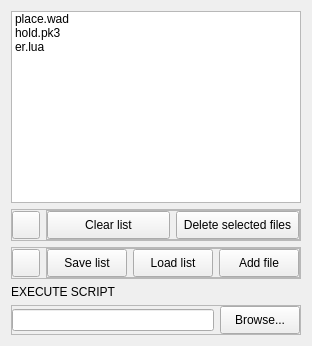
                        <widget class="QWidget" name="tab_3">
                         <attribute name="title">
                          <string>Files</string>
                         </attribute>
                         <layout class="QVBoxLayout" name="verticalLayout_17">
                          <item>
                           <widget class="QListWidget" name="GameFilesList">
                            <property name="styleSheet">
                             <string notr="true"/>
                            </property>
                            <property name="dragEnabled">
                             <bool>true</bool>
                            </property>
                            <property name="dragDropOverwriteMode">
                             <bool>false</bool>
                            </property>
                            <property name="dragDropMode">
                             <enum>QAbstractItemView::DropOnly</enum>
                            </property>
                            <property name="selectionMode">
                             <enum>QAbstractItemView::ExtendedSelection</enum>
                            </property>
                            <property name="iconSize">
                             <size>
                              <width>32</width>
                              <height>32</height>
                             </size>
                            </property>
                            <property name="movement">
                             <enum>QListView::Static</enum>
                            </property>
                            <item>
                             <property name="text">
                              <string>place.wad</string>
                             </property>
                             <property name="icon">
                              <iconset resource="lb2.qrc">
                               <normaloff>:/assets/img/filetypes/wad.png</normaloff>:/assets/img/filetypes/wad.png</iconset>
                             </property>
                            </item>
                            <item>
                             <property name="text">
                              <string>hold.pk3</string>
                             </property>
                             <property name="icon">
                              <iconset resource="lb2.qrc">
                               <normaloff>:/assets/img/filetypes/pk3.png</normaloff>:/assets/img/filetypes/pk3.png</iconset>
                             </property>
                            </item>
                            <item>
                             <property name="text">
                              <string>er.lua</string>
                             </property>
                             <property name="icon">
                              <iconset resource="lb2.qrc">
                               <normaloff>:/assets/img/filetypes/lua.png</normaloff>:/assets/img/filetypes/lua.png</iconset>
                             </property>
                            </item>
                           </widget>
                          </item>
                          <item>
                           <widget class="QFrame" name="GameFilesButtonFrame1">
                            <property name="frameShape">
                             <enum>QFrame::StyledPanel</enum>
                            </property>
                            <property name="frameShadow">
                             <enum>QFrame::Raised</enum>
                            </property>
                            <layout class="QHBoxLayout" name="horizontalLayout_13">
                             <property name="leftMargin">
                              <number>0</number>
                             </property>
                             <property name="topMargin">
                              <number>0</number>
                             </property>
                             <property name="rightMargin">
                              <number>0</number>
                             </property>
                             <property name="bottomMargin">
                              <number>0</number>
                             </property>
                             <item>
                              <widget class="QPushButton" name="GameFilesUpButton">
                               <property name="minimumSize">
                                <size>
                                 <width>0</width>
                                 <height>28</height>
                                </size>
                               </property>
                               <property name="maximumSize">
                                <size>
                                 <width>28</width>
                                 <height>16777215</height>
                                </size>
                               </property>
                               <property name="text">
                                <string/>
                               </property>
                               <property name="icon">
                                <iconset resource="lb2.qrc">
                                 <normaloff>:/assets/img/uparrow.png</normaloff>:/assets/img/uparrow.png</iconset>
                               </property>
                              </widget>
                             </item>
                             <item>
                              <widget class="QFrame" name="GameFilesButtonFrame3">
                               <property name="frameShape">
                                <enum>QFrame::StyledPanel</enum>
                               </property>
                               <property name="frameShadow">
                                <enum>QFrame::Raised</enum>
                               </property>
                               <layout class="QHBoxLayout" name="horizontalLayout_5">
                                <property name="leftMargin">
                                 <number>0</number>
                                </property>
                                <property name="topMargin">
                                 <number>0</number>
                                </property>
                                <property name="rightMargin">
                                 <number>0</number>
                                </property>
                                <property name="bottomMargin">
                                 <number>0</number>
                                </property>
                                <item>
                                 <widget class="QPushButton" name="GameFilesClearButton">
                                  <property name="minimumSize">
                                   <size>
                                    <width>0</width>
                                    <height>28</height>
                                   </size>
                                  </property>
                                  <property name="text">
                                   <string>Clear list</string>
                                  </property>
                                 </widget>
                                </item>
                                <item>
                                 <widget class="QPushButton" name="GameFilesDeleteButton">
                                  <property name="minimumSize">
                                   <size>
                                    <width>0</width>
                                    <height>28</height>
                                   </size>
                                  </property>
                                  <property name="text">
                                   <string>Delete selected files</string>
                                  </property>
                                 </widget>
                                </item>
                               </layout>
                              </widget>
                             </item>
                            </layout>
                           </widget>
                          </item>
                          <item>
                           <widget class="QFrame" name="GameFilesButtonFrame2">
                            <property name="frameShape">
                             <enum>QFrame::StyledPanel</enum>
                            </property>
                            <property name="frameShadow">
                             <enum>QFrame::Raised</enum>
                            </property>
                            <layout class="QHBoxLayout" name="horizontalLayout_12">
                             <property name="leftMargin">
                              <number>0</number>
                             </property>
                             <property name="topMargin">
                              <number>0</number>
                             </property>
                             <property name="rightMargin">
                              <number>0</number>
                             </property>
                             <property name="bottomMargin">
                              <number>0</number>
                             </property>
                             <item>
                              <widget class="QPushButton" name="GameFilesDownButton">
                               <property name="minimumSize">
                                <size>
                                 <width>0</width>
                                 <height>28</height>
                                </size>
                               </property>
                               <property name="maximumSize">
                                <size>
                                 <width>28</width>
                                 <height>16777215</height>
                                </size>
                               </property>
                               <property name="text">
                                <string/>
                               </property>
                               <property name="icon">
                                <iconset resource="lb2.qrc">
                                 <normaloff>:/assets/img/combobox-dropdown.png</normaloff>:/assets/img/combobox-dropdown.png</iconset>
                               </property>
                              </widget>
                             </item>
                             <item>
                              <widget class="QFrame" name="GameFilesButtonFrame4">
                               <property name="frameShape">
                                <enum>QFrame::StyledPanel</enum>
                               </property>
                               <property name="frameShadow">
                                <enum>QFrame::Raised</enum>
                               </property>
                               <layout class="QHBoxLayout" name="horizontalLayout_6">
                                <property name="leftMargin">
                                 <number>0</number>
                                </property>
                                <property name="topMargin">
                                 <number>0</number>
                                </property>
                                <property name="rightMargin">
                                 <number>0</number>
                                </property>
                                <property name="bottomMargin">
                                 <number>0</number>
                                </property>
                                <item>
                                 <widget class="QPushButton" name="GameFilesSaveButton">
                                  <property name="minimumSize">
                                   <size>
                                    <width>0</width>
                                    <height>28</height>
                                   </size>
                                  </property>
                                  <property name="styleSheet">
                                   <string notr="true"/>
                                  </property>
                                  <property name="text">
                                   <string>Save list</string>
                                  </property>
                                 </widget>
                                </item>
                                <item>
                                 <widget class="QPushButton" name="GameFilesLoadButton">
                                  <property name="minimumSize">
                                   <size>
                                    <width>0</width>
                                    <height>28</height>
                                   </size>
                                  </property>
                                  <property name="styleSheet">
                                   <string notr="true"/>
                                  </property>
                                  <property name="text">
                                   <string>Load list</string>
                                  </property>
                                 </widget>
                                </item>
                                <item>
                                 <widget class="QPushButton" name="GameFilesAddButton">
                                  <property name="minimumSize">
                                   <size>
                                    <width>0</width>
                                    <height>28</height>
                                   </size>
                                  </property>
                                  <property name="text">
                                   <string>Add file</string>
                                  </property>
                                 </widget>
                                </item>
                               </layout>
                              </widget>
                             </item>
                            </layout>
                           </widget>
                          </item>
                          <item>
                           <widget class="QLabel" name="GameFilesExecuteScriptLabel">
                            <property name="text">
                             <string>EXECUTE SCRIPT</string>
                            </property>
                           </widget>
                          </item>
                          <item>
                           <widget class="QFrame" name="GameFilesExecuteScript">
                            <property name="frameShape">
                             <enum>QFrame::StyledPanel</enum>
                            </property>
                            <property name="frameShadow">
                             <enum>QFrame::Raised</enum>
                            </property>
                            <layout class="QHBoxLayout" name="horizontalLayout_7">
                             <property name="leftMargin">
                              <number>0</number>
                             </property>
                             <property name="topMargin">
                              <number>0</number>
                             </property>
                             <property name="rightMargin">
                              <number>0</number>
                             </property>
                             <property name="bottomMargin">
                              <number>0</number>
                             </property>
                             <item>
                              <widget class="QLineEdit" name="GameFilesExecScriptInput"/>
                             </item>
                             <item>
                              <widget class="QPushButton" name="GameFilesExecScrBrowseButton">
                               <property name="minimumSize">
                                <size>
                                 <width>0</width>
                                 <height>28</height>
                                </size>
                               </property>
                               <property name="text">
                                <string>Browse...</string>
                               </property>
                              </widget>
                             </item>
                            </layout>
                           </widget>
                          </item>
                         </layout>
                        </widget>
